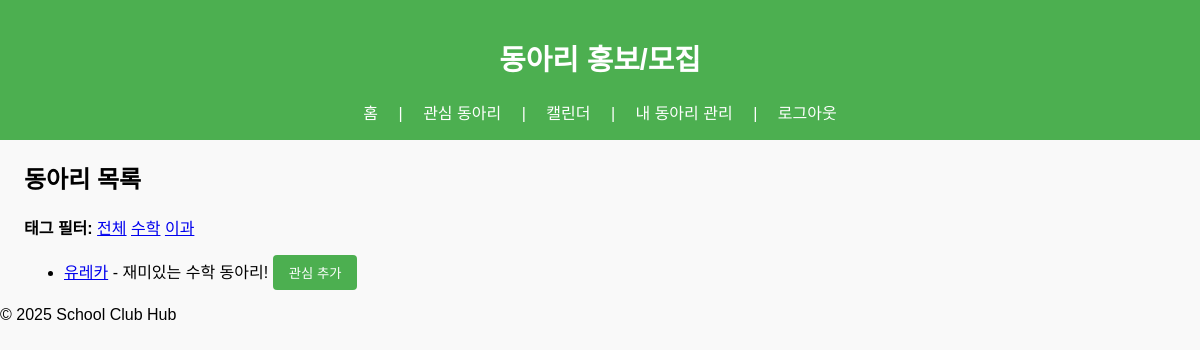
The page /?tag=수학 (signed in) on the database its author committed.
### models.py (models this page shows)
class Tag(db.Model):
    id = db.Column(db.Integer, primary_key=True)
    name = db.Column(db.String(50), unique=True, nullable=False)

class Club(db.Model):
    id = db.Column(db.Integer, primary_key=True)
    name = db.Column(db.String(120), nullable=False)
    one_liner = db.Column(db.String(200))
    description = db.Column(db.Text)
    logo_filename = db.Column(db.String(255))
    recruit_start = db.Column(db.Date)
    recruit_end = db.Column(db.Date)
    interview_datetime = db.Column(db.String(120))  # 장소/일시 자유기재
    capacity = db.Column(db.Integer)
    form_link = db.Column(db.String(255))
    last_year_competition = db.Column(db.String(50))  # 미기재 허용 -> 문자열
    contact = db.Column(db.String(120))
    closed = db.Column(db.Boolean, default=False)
    tags = db.relationship('Tag', secondary=club_tags, backref='clubs')
    images = db.relationship('ClubImage', backref='club', cascade='all, delete')

### app.py (the view)
    @app.route('/')
    def index():
        tag = request.args.get('tag')
        q = Club.query
        if tag:
            q = q.join(Club.tags).filter(Tag.name == tag)
        clubs = q.order_by(Club.name.asc()).all()
        tags = Tag.query.order_by(Tag.name.asc()).all()
        fav_ids = session.get('favorites', [])
        return render_template('index.html', clubs=clubs, tags=tags, selected_tag=tag, fav_ids=fav_ids)

### templates/index.html (shortened to what this page needs)
{% extends "base.html" %}
{% block content %}
  <div class="index-content">
    <h2>동아리 목록</h2>
    <div>
      <strong>태그 필터:</strong>
      <a href="{{ url_for('index') }}">전체</a>
      {% for tag in tags %}
        <a href="{{ url_for('index', tag=tag.name) }}">{{ tag.name }}</a>
      {% endfor %}
    </div>
    <ul>
      {% for club in clubs %}
        <li>
          <a href="{{ url_for('club_detail', club_id=club.id) }}">{{ club.name }}</a> - {{ club.one_liner }}
          <form action="{{ url_for('toggle_favorite', club_id=club.id) }}" method="post" style="display:inline">
            {% if club.id in fav_ids %}
              <button type="submit">관심 해제</button>
            {% else %}
              <button type="submit">관심 추가</button>
            {% endif %}
          </form>
        </li>
      {% else %}
        <li>등록된 동아리가 없습니다.</li>
      {% endfor %}
    </ul>
  </div>
{% endblock %}

### static/styles.css (style rules this page uses)
body { font-family: Arial, sans-serif; background-color: #f9f9f9; margin: 0; padding: 0; }
.index-content { padding-left: 1.5rem; }
button { background-color: #4CAF50; border: none; color: white; padding: 0.5rem 1rem; border-radius: 4px; cursor: pointer; }

### rows shown on the page
Tag: name "수학"
Tag: name "이과"
Club: name "유레카", one_liner "재미있는 수학 동아리!", shows "관심 추가"
